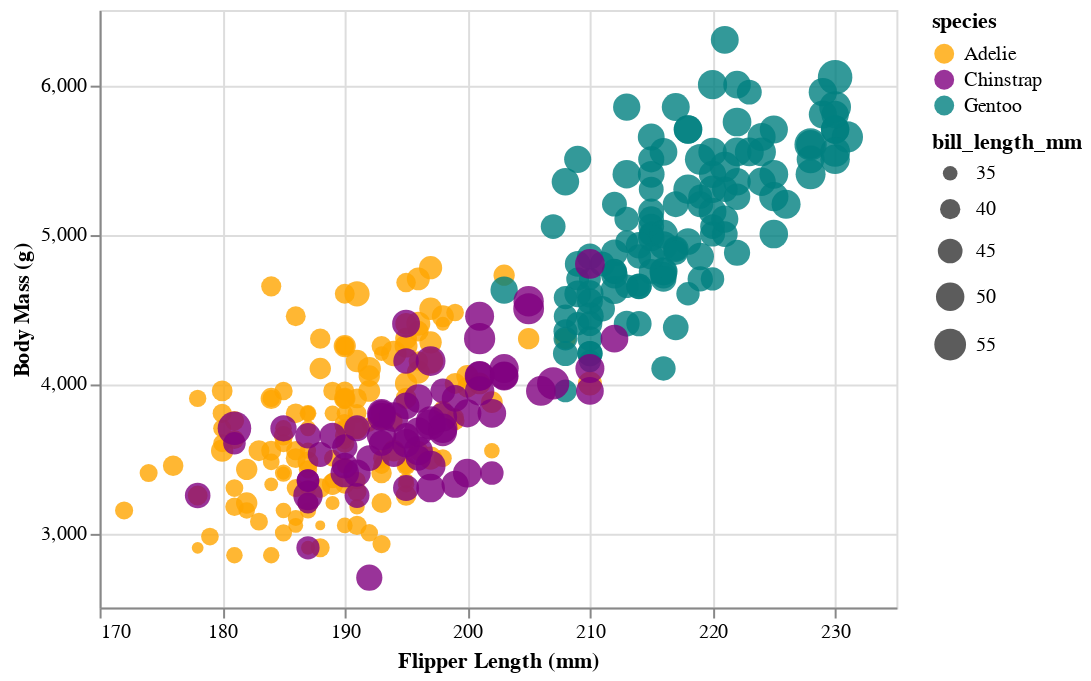

Notebook code cell kept with this figure:
### Code cell
import altair as alt
import pandas as pd

data = pd.read_csv("penglings.csv")
minBillLength = data['bill_length_mm'].min()
maxBillLength = data['bill_length_mm'].max()

alt.Chart(data).mark_circle(opacity=0.8).encode(
    alt.X('flipper_length_mm').scale(domain=(170, 235)).axis(tickMinStep=10).title("Flipper Length (mm)"),
    alt.Y('body_mass_g').scale(domain=(2500, 6500)).axis(tickMinStep=1000).title("Body Mass (g)"),
    alt.Size('bill_length_mm').scale(domain=[minBillLength, maxBillLength],range=[25,300]),
    alt.Color('species').scale(domain=["Adelie", "Chinstrap", "Gentoo"],range=["orange", "purple", "teal"]),
).properties(width=400)

### Figure 1 — Vega-Lite specification as saved in the notebook (floating-point values rounded to 4 significant figures; data arrays with more than 128 entries replaced by an {"elided": "..."} marker saying what was removed)
{"config": {"view": {"continuousWidth": 300, "continuousHeight": 300}}, "data": {"name": "data-8537d4aa12a5805f22c37703f0f65621"}, "mark": {"type": "circle", "opacity": 0.8}, "encoding": {"color": {"field": "species", "scale": {"domain": ["Adelie", "Chinstrap", "Gentoo"], "range": ["orange", "purple", "teal"]}, "type": "nominal"}, "size": {"field": "bill_length_mm", "scale": {"domain": [32.1, 59.6], "range": [25, 300]}, "type": "quantitative"}, "x": {"axis": {"tickMinStep": 10}, "field": "flipper_length_mm", "scale": {"domain": [170, 235]}, "title": "Flipper Length (mm)", "type": "quantitative"}, "y": {"axis": {"tickMinStep": 1000}, "field": "body_mass_g", "scale": {"domain": [2500, 6500]}, "title": "Body Mass (g)", "type": "quantitative"}}, "width": 400, "$schema": "https://vega.github.io/schema/vega-lite/v6.1.0.json", "datasets": {"data-8537d4aa12a5805f22c37703f0f65621": {"elided": "344 records"}}}
